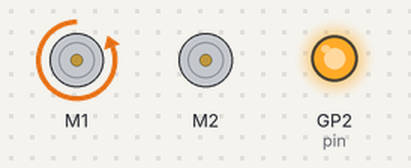
Simulated run of this program. Board: Raspberry Pi Pico running CircuitPython. Parts: 2 × DC motor (green arrow = forward, orange = backward, longer = faster), output pins drawn as LEDs (lit = HIGH). What the program prints to the serial console is not drawn.

Above: at 1.0 s.
At 3.0 s:
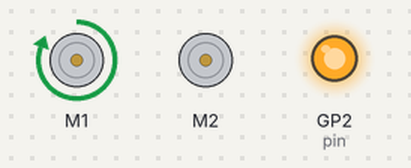
Timing chart, 0 to 5.2 s (numbered marks = the images above):
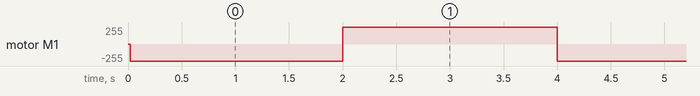

Measured:
- by itself, motor M1: alternates forward 255/255 for 2.0 s and backward 255/255 for 2.0 s

The program:

motors-dc_motors.py
```python
import time, board, pwmio, digitalio
from adafruit_motor import motor

pin = digitalio.DigitalInOut(board.GP2)    	# GP0 instead of LED for Pin D0
pin.direction = digitalio.Direction.OUTPUT 	# set gpio pin to 'output's
pin.value = 1

# OUTPUT 1
M1_A = board.GP0
M1_B = board.GP1
motor1 = motor.DCMotor(pwmio.PWMOut(M1_A, frequency=50), pwmio.PWMOut(M1_B, frequency=50))


# OUTPUT 2
M2_A = board.GP3
M2_B = board.GP4
motor2 = motor.DCMotor(pwmio.PWMOut(M2_A, frequency=50), pwmio.PWMOut(M2_B, frequency=50))

while True:

    motor1.throttle = -1
    time.sleep(2)
    motor1.throttle = 1
    time.sleep(2)
    print(time.monotonic())

motor1.throttle = None
```
